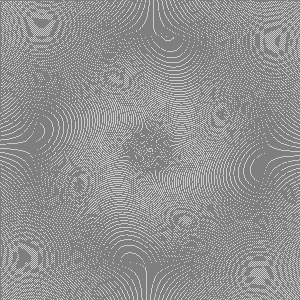
Frame 1 (no input)
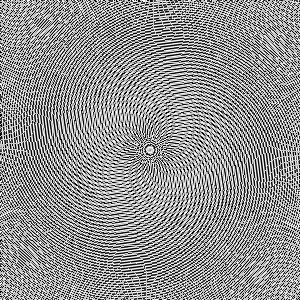
Frame 60 (the mouse pressed at the canvas centre just before this capture)
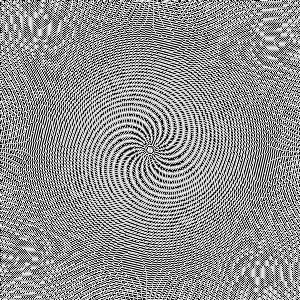
Frame 120 (the mouse held since frame 60 and released just before this capture)

The Processing sketch that drew these frames (run headless with seeded random() and noise(); from frame 60 on, the mouse is pressed at the canvas centre):

// Processing sketch: processing_3429
// ── processing_3429.pde

int w=300,m=w*460,c=w/2;
void setup(){size(300,300);colorMode(RGB,2);}

int t;

void draw() { 
  for(int i=1;i<m;++i) {
    float a=i*3,r=sqrt(i/3);
    set((int)(c+sin(a)*r),(int)(c+cos(a)*r),color(sin(t*i*.001)+1));
   }
   t++;
 }
